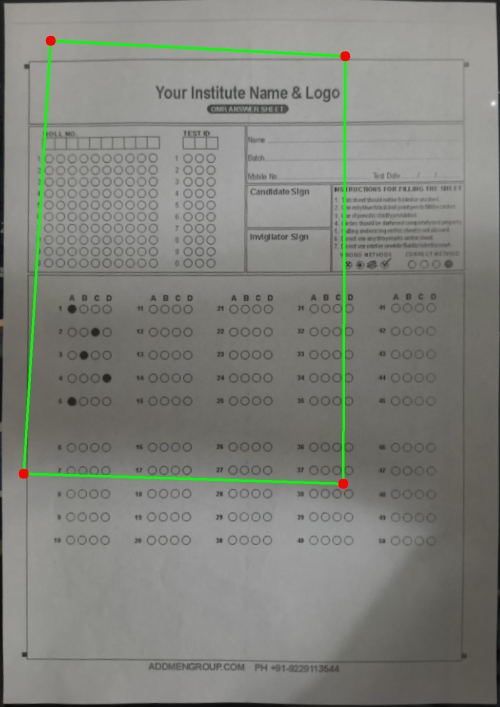
#> input picture backend/debug_test_filled_1_document.jpg, 1000 x 1414 px (shown at 1/2 size)
$ python simple_perspective.py ../backend/debug_test_filled_1_document.jpg
#> lines starting #> are read from the running program, lines starting #| are printed output that depends on the picture; after the words box and inside, x2 and y2 are one past the last pixel; in counts of white or black regions, pixels touching at a corner belong together
#> in main, image is the input picture: shape (1414, 1000, 3); mean B, G, R 124.1, 130.3, 128.5
"""
Simple Perspective Correction - Sadece kağıt düzeltme
Bubble detection YOK, sadece perspective.py çalıştır
"""

import cv2
import numpy as np
import json
import sys
import base64
from pathlib import Path

def order_points(pts):
    """Dört köşe noktasını sırala"""
    rect = np.zeros((4, 2), dtype="float32")
    s = pts.sum(axis=1)
    rect[0] = pts[np.argmin(s)]
    rect[2] = pts[np.argmax(s)]
    diff = np.diff(pts, axis=1)
    rect[1] = pts[np.argmin(diff)]
    rect[3] = pts[np.argmax(diff)]
    return rect

def find_paper_contour(image):
    """Kağıt sınırlarını bul"""
    gray = cv2.cvtColor(image, cv2.COLOR_BGR2GRAY)
    blurred = cv2.GaussianBlur(gray, (5, 5), 0)
    edges = cv2.Canny(blurred, 50, 150)
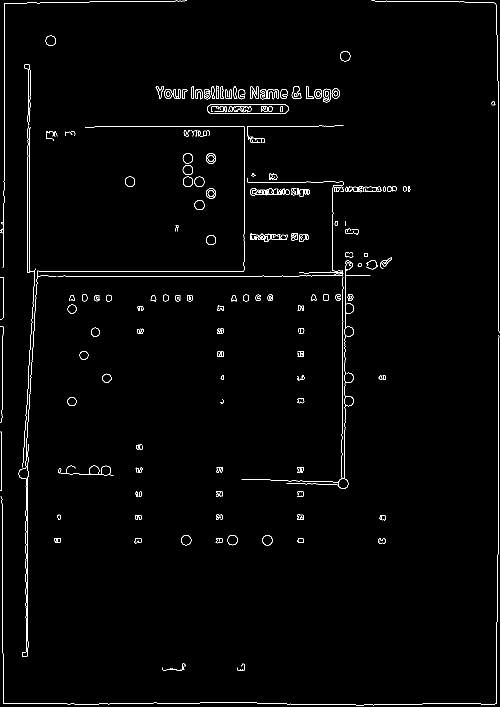
#> edges: shape (1414, 1000) (shown at 1/2 size); 1.4% white in thin lines or dots

    kernel = np.ones((3, 3), np.uint8)
    edges = cv2.dilate(edges, kernel, iterations=2)
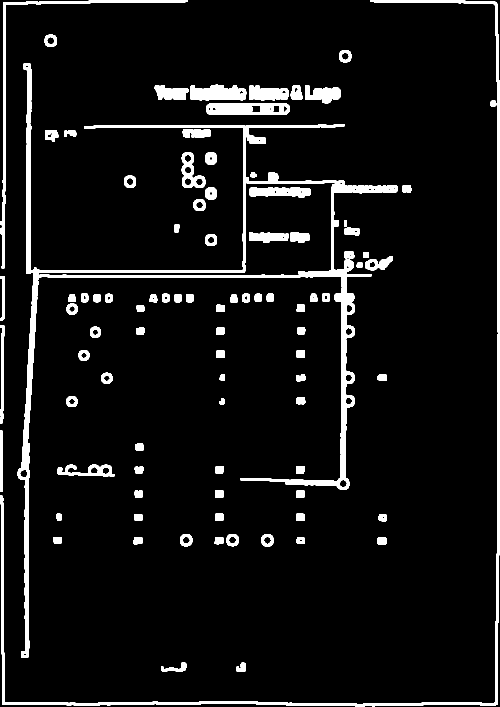
#> edges: shape (1414, 1000) (shown at 1/2 size); 6.8% white; 92 white regions

    contours, _ = cv2.findContours(edges.copy(), cv2.RETR_EXTERNAL, cv2.CHAIN_APPROX_SIMPLE)
#> contours = 92 contours; largest, box (x1, y1, x2, y2) and area: (35, 126, 795, 1316) 30065, (0, 0, 1000, 1413) 12457, (0, 0, 376, 537) 3766, (412, 206, 580, 230) 3680, (381, 169, 493, 201) 2742

    if not contours:
        return None

    contours = sorted(contours, key=cv2.contourArea, reverse=True)
    approx_factors = [0.02, 0.03, 0.04, 0.05, 0.01]

    for contour in contours[:5]:
        area = cv2.contourArea(contour)
        image_area = image.shape[0] * image.shape[1]

        if area < image_area * 0.1:
            continue

        for factor in approx_factors:
            peri = cv2.arcLength(contour, True)
            approx = cv2.approxPolyDP(contour, factor * peri, True)

            if len(approx) == 4:
                return approx.reshape(4, 2)
#> this loop made 5 passes
#> area on passes 1 to 5: 30065, 12457, 3766.5, 3680, 2742.5

    return None

def correct_perspective(image, corners, target_width=800, target_height=1100):
    """Perspektif düzeltme"""
    rect = order_points(corners.astype("float32"))

    dst = np.array([
        [0, 0],
        [target_width - 1, 0],
        [target_width - 1, target_height - 1],
        [0, target_height - 1]
    ], dtype="float32")

    M = cv2.getPerspectiveTransform(rect, dst)
    warped = cv2.warpPerspective(image, M, (target_width, target_height))

    return warped

def main():
    if len(sys.argv) < 2:
        print(json.dumps({"success": False, "error": "No image path provided"}))
        sys.exit(1)

    image_path = sys.argv[1]

    # Görüntüyü yükle
    image = cv2.imread(image_path)
    if image is None:
        print(json.dumps({"success": False, "error": "Cannot load image"}))
        sys.exit(1)

    # Kağıt tespiti
    corners = find_paper_contour(image)

    if corners is None:
        # Kağıt bulunamadı - orijinal görüntüyü KÜÇÜLT ve dön
        # Resize to thumbnail size to avoid buffer overflow
        small = cv2.resize(image, (400, 550))
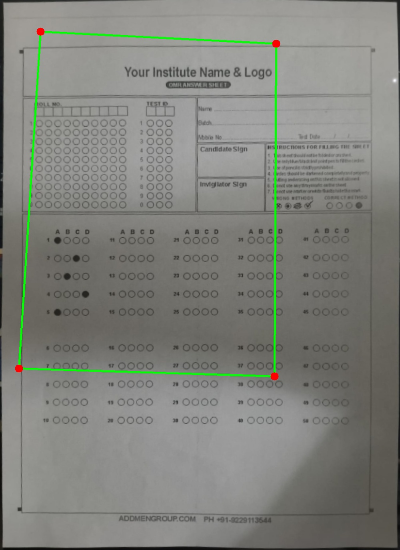
#> small: shape (550, 400, 3); mean B, G, R 124, 130.3, 128.4
        _, buffer = cv2.imencode('.jpg', small, [cv2.IMWRITE_JPEG_QUALITY, 70])
        original_base64 = base64.b64encode(buffer).decode('utf-8')

        print(json.dumps({
            "success": True,
            "error": "Paper not detected",
            "paper_detected": False,
            "corrected_image_base64": original_base64
        }))
#> (printed output is left out)
        sys.exit(0)
#> (the program exits here)

$ run again, on backend/debug_test_filled_3_answer_zone.jpg
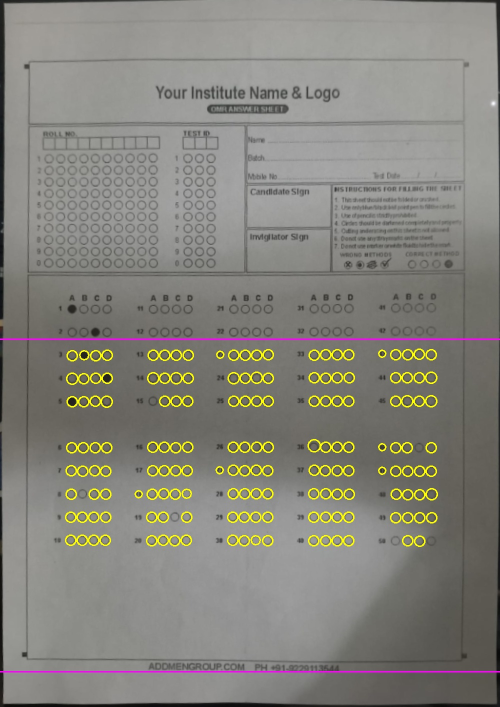
#> input picture backend/debug_test_filled_3_answer_zone.jpg, 1000 x 1414 px (shown at 1/2 size)
#> in main, image is the input picture: shape (1414, 1000, 3); mean B, G, R 123.8, 131.9, 133.5
#> in find_paper_contour, `edges = cv2.dilate(edges, kernel, iterations=2)`:
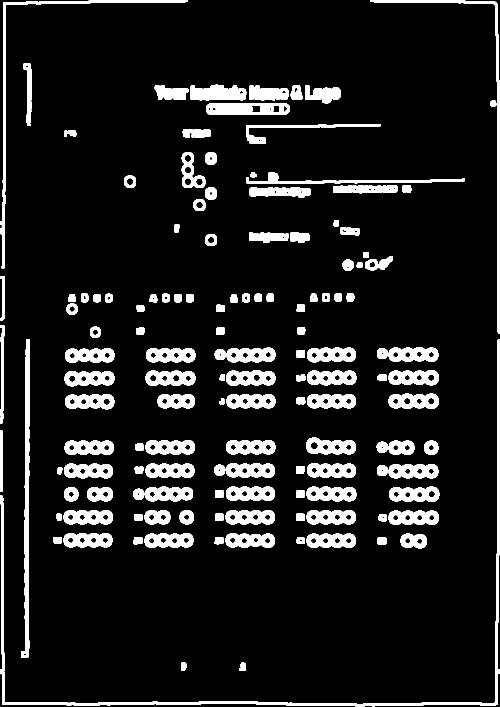
#> edges: shape (1414, 1000) (shown at 1/2 size); 11.2% white; 135 white regions
#> contours = 135 contours; largest, box (x1, y1, x2, y2) and area: (0, 678, 1000, 1413) 8808, (42, 678, 60, 1316) 4902, (0, 0, 376, 537) 3766, (741, 0, 1000, 668) 3680, (412, 206, 580, 230) 3680
#> the loop in find_paper_contour, `for contour in contours[:5]:` made 5 passes
#> area on passes 1 to 5: 8808, 4901.5, 3766.5, 3680.5, 3680
#> in main, `small = cv2.resize(image, (400, 550))`:
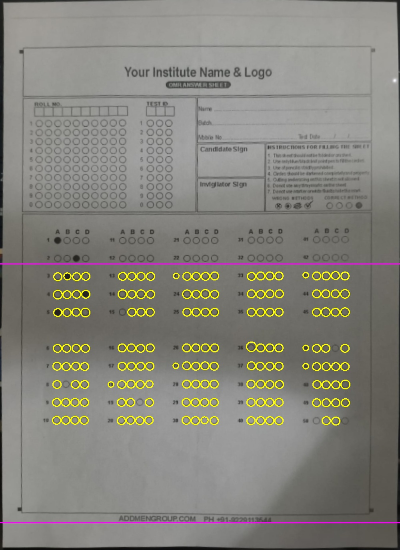
#> small: shape (550, 400, 3); mean B, G, R 123.7, 131.8, 133.4
#> (printed output is left out)
